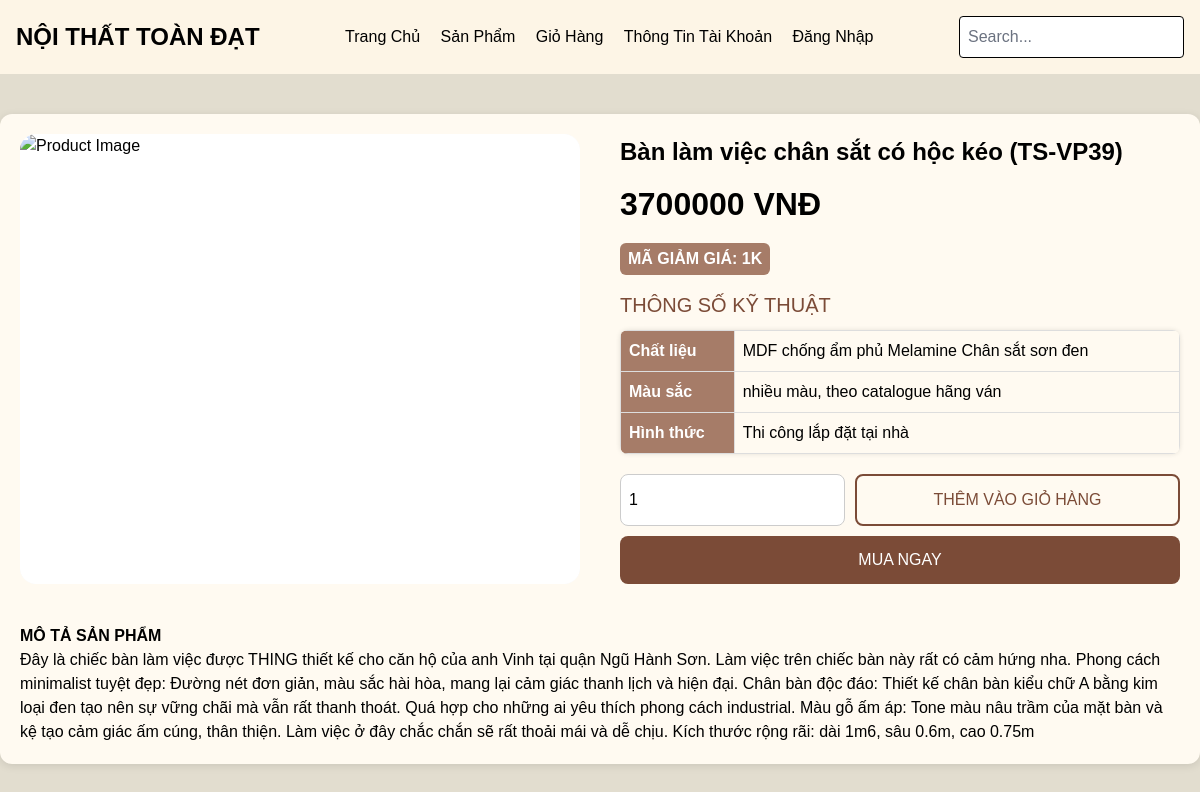
/chitietsp.php?id=sp01, run on the app's committed database.
### tables this page shows
CREATE TABLE `sanpham` (
  `masp` varchar(10) NOT NULL,
  `tensp` longtext NOT NULL,
  `maloai` varchar(10) NOT NULL,
  `chatlieu` longtext NOT NULL,
  `mau` longtext NOT NULL,
  `hinhthuc` longtext NOT NULL,
  `mota` longtext NOT NULL,
  `gia` varchar(50) NOT NULL,
  `anh` longtext NOT NULL
);

### chitietsp.php (the view, shortened to what this page needs)
<?php include"head.php" ?>
<?php
$msp = isset($_GET['id']) ? $_GET['id'] : '';
$server = 'localhost';
$user = 'root';
$pass = '';
$database = 'webnoithat';
$conn = new mysqli($server, $user, $pass, $database);
$conn->set_charset("utf8");
$sql = "SELECT tensp, gia, chatlieu, mau, hinhthuc, mota, anh FROM sanpham WHERE masp = ?";
$stmt = $conn->prepare($sql);
$stmt->bind_param("s", $msp);
$stmt->execute();
$result = $stmt->get_result();
$product = $result->fetch_assoc();
?>
<!DOCTYPE html>
<html lang="vi">
<head>
</head>
<body>
    <div class="container">
        <div class="product-container">
            <div class="product-image">
                <img src="<?php echo htmlspecialchars($product['anh'] ?? 'images/fallback.jpg'); ?>" alt="Product Image" loading="lazy" />
            </div>
            <div class="product-info">
                <h1 class="product-title"><?php echo htmlspecialchars($product['tensp'] ?? 'Sản phẩm không tồn tại'); ?></h1>
                <div class="product-price"><?php echo htmlspecialchars($product['gia'] ?? '0'); ?> VNĐ</div>
                <div class="discount">MÃ GIẢM GIÁ: 1K</div>
                <div class="specifications">
                    <h3>THÔNG SỐ KỸ THUẬT</h3>
                    <table>
                        <tr>
                            <th>Chất liệu</th>
                            <td><?php echo htmlspecialchars($product['chatlieu'] ?? 'N/A'); ?></td>
                        </tr>
                        <tr>
                            <th>Màu sắc</th>
                            <td><?php echo htmlspecialchars($product['mau'] ?? 'N/A'); ?></td>
                        </tr>
                        <tr>
                            <th>Hình thức</th>
                            <td><?php echo htmlspecialchars($product['hinhthuc'] ?? 'N/A'); ?></td>
                        </tr>
                    </table>
                </div>
                <form method="post" class="action-group">
                    <div class="quantity-cart-group flex gap-2">
                        <input type="number" class="quantity-input border border-gray-300 p-2 rounded" name="quantity-input" value="1" min="1">
                        <button type="submit" name="add_to_cart" class="add-to-cart border border-primary text-primary hover:bg-primary hover:text-white p-2 rounded">THÊM VÀO GIỎ HÀNG</button>
                    </div>
                    <button type="submit" name="buy_now" class="buy-now bg-primary text-white hover:bg-primary-light p-2 rounded w-full">MUA NGAY</button>
                </form>
            </div>
        </div>
        <section class="description">
            <h2>MÔ TẢ SẢN PHẨM</h2>
            <p>
                <?php echo htmlspecialchars($product['mota'] ?? 'Không có mô tả'); ?>
            </p>
        </section>
    </div>
</body>
</html>

### head.php (shortened to what this page needs)
<!DOCTYPE html>
<html lang="vi">
<head>
    <script src="https://cdn.tailwindcss.com?plugins=forms,typography"></script>
<?php
$username = isset($_SESSION['username']) ? strtolower($_SESSION['username']) : null;
if (!$username) {
    $giohang_href = "dangnhap.php";
    $giohang_onclick = "alert('Bạn cần đăng nhập để sử dụng chức năng này!'); return false;";
    $giohang_text = "Giỏ Hàng";
    $thongtin_href = "dangnhap.php";
    $thongtin_onclick = "alert('Bạn cần đăng nhập để sử dụng chức năng này!'); return false;";
    $thongtin_text = "Thông Tin Tài Khoản";
    $cuoi_href = "dangnhap.php";
    $cuoi_text = "Đăng Nhập";
    $cuoi_onclick = "";
} else if ($username == "admin") {
    $giohang_href = "quanlysp.php";
    $giohang_onclick = "";
    $giohang_text = "Quản lý Sản phẩm";
    $thongtin_href = "donhang.php";
    $thongtin_onclick = "";
    $thongtin_text = "Đơn Hàng";
    $cuoi_href = "dangxuat.php";
    $cuoi_text = "Đăng Xuất (" . htmlspecialchars($_SESSION['username']) . ")";
    $cuoi_onclick = "";
}
?>
<header class="flex justify-between items-center p-4 bg-secondary" style="background-color: #FDF5E6">
    <div class="text-2xl font-bold">NỘI THẤT TOÀN ĐẠT</div>
    <nav class="space-x-4">
        <a href="trangchu.php" class="text-muted hover:text-muted-foreground" style="color: black;">Trang Chủ</a>
        <a href="sanpham.php" class="text-muted hover:text-muted-foreground" style="color: black;">Sản Phẩm</a>
        <a href="<?= $giohang_href ?>" class="text-muted hover:text-muted-foreground" style="color: black;" <?= $giohang_onclick ? 'onclick="'.$giohang_onclick.'"' : '' ?>><?= $giohang_text ?></a>
        <a href="<?= $thongtin_href ?>" class="text-muted hover:text-muted-foreground" style="color: black;" <?= $thongtin_onclick ? 'onclick="'.$thongtin_onclick.'"' : '' ?>><?= $thongtin_text ?></a>
        <a href="<?= $cuoi_href ?>" class="text-muted hover:text-muted-foreground" style="color: black;" <?= $cuoi_onclick ? 'onclick="'.$cuoi_onclick.'"' : '' ?>><?= $cuoi_text ?></a>
    </nav>
    <input type="text" placeholder="Search..." class="border border-muted p-2 rounded" />
</header>
</head>

### head.php (style rules this page uses)
:root { --background: #fff; --foreground: #222; --primary: #22223b; --primary-foreground: #fff; --secondary: #CD853F; }
body { font-family: 'Segoe UI', Arial, sans-serif; }
nav a { color: #222; transition: color 0.25s cubic-bezier(.4,0,.2,1); }

### chitietsp.php (style rules this page uses)
* { margin: 0; padding: 0; box-sizing: border-box; font-family: Arial, sans-serif; }
:root { --primary-color: #7B4B37; --primary-color-light: #A67C68; --background-color: #e2ddcf; }
body { background-color: var(--background-color); }
.container { max-width: 1200px; margin: 40px auto; margin-bottom: 40px; padding: 20px; background-color: #fffaf1; border-radius: 12px; box-shadow: 0 2px 8px rgba(0,0,0,0.1); }
.product-container { display: flex; gap: 40px; flex-wrap: wrap; }
.product-image { flex: 1; aspect-ratio: 4 / 3; background: #f5f5f5; display: flex; align-items: center; justify-content: center; border-radius: 16px; overflow: hidden; position: relative; }
.product-image img { width: 100%; height: 100%; object-fit: cover; object-position: center; display: block; transition: opacity 0.3s ease; background: #fff; }
.product-info { flex: 1; }
.product-title { font-size: 24px; margin-bottom: 10px; color: #000; font-weight: bold; }
.product-price { color: #000; font-size: 32px; font-weight: bold; margin-bottom: 15px; }
.discount { background-color: var(--primary-color-light); color: white; display: inline-block; padding: 4px 8px; border-radius: 6px; margin-bottom: 15px; font-weight: bold; }
.specifications { margin-bottom: 15px; }
.specifications h3 { font-size: 20px; margin-bottom: 10px; color: var(--primary-color); }
.specifications table { width: 100%; border-collapse: collapse; border-radius: 8px; overflow: hidden; box-shadow: 0 0 5px rgba(0,0,0,0.1); }
.specifications th, .specifications td { border: 1px solid #ddd; padding: 8px; text-align: left; }
.specifications th { background-color: var(--primary-color-light); color: white; }
.action-group { display: flex; flex-direction: column; gap: 10px; margin-top: 20px; }
.quantity-cart-group { display: flex; gap: 10px; }
.quantity-input { padding: 8px; border-radius: 8px; border: 1px solid #ccc; flex: 1; }
.add-to-cart { background: none; border: 2px solid var(--primary-color); color: var(--primary-color); padding: 12px; font-size: 16px; cursor: pointer; flex: 2; text-align: center; border-radius: 8px; }
.buy-now { background: var(--primary-color); border: none; color: #fff; padding: 12px; font-size: 16px; cursor: வேறு; width: 100%; text-align: center; border-radius: 8px; }
.description { margin-top: 40px; }
.description h2 { margin-bottom: 20px பயனர்; color: #000; font-weight: bold; }
.description p { color: #000; font-weight: normal; }

### data on the page
sanpham: tensp "Bàn làm việc chân sắt có hộc kéo (TS-VP39)", gia "3700000", chatlieu "MDF chống ẩm phủ Melamine Chân sắt sơn đen", mau "nhiều màu, theo catalogue hãng ván", hinhthuc "Thi công lắp đặt tại nhà", mota "Đây là chiếc bàn làm việc được THING thiết kế cho căn hộ của anh Vinh tại quận Ngũ Hành Sơn. Làm việc trên chiếc bàn này rất có cảm hứng nha. Phong cách minimalist tuyệt đẹp: Đường nét đơn giản, màu sắc hài hòa, mang lại cảm giác thanh lịch và hiện đại. Chân bàn độc đáo: Thiết kế chân bàn kiểu chữ A bằng kim loại đen tạo nên sự vững chãi mà vẫn rất thanh thoát. Quá hợp cho những ai yêu thích phong cách industrial. Màu gỗ ấm áp: Tone màu nâu trầm của mặt bàn và kệ tạo cảm giác ấm cúng, thân thiện. Làm việc ở đây chắc chắn sẽ rất thoải mái và dễ chịu. Kích thước rộng rãi: dài 1m6, sâu 0.6m, cao 0.75m"

### other printed values
$giohang_text "Giỏ Hàng"
$thongtin_text "Thông Tin Tài Khoản"
$cuoi_text "Đăng Nhập"
